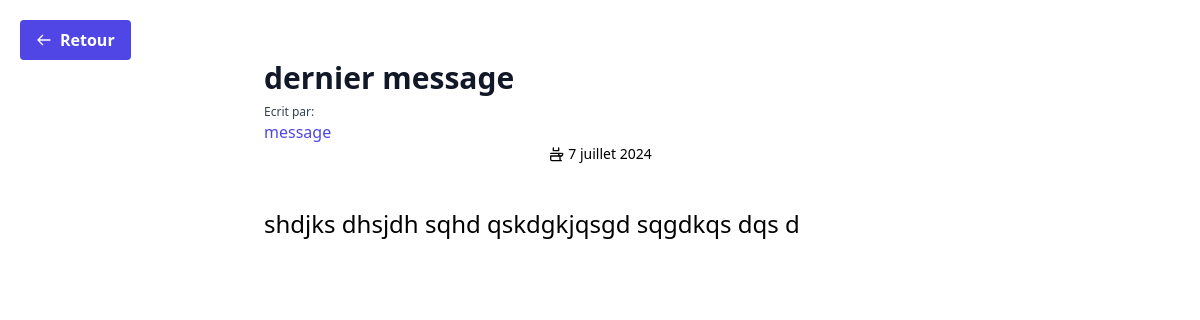
The app's page /testimonial_detail/testimonial_detail/dernier-message, older data.
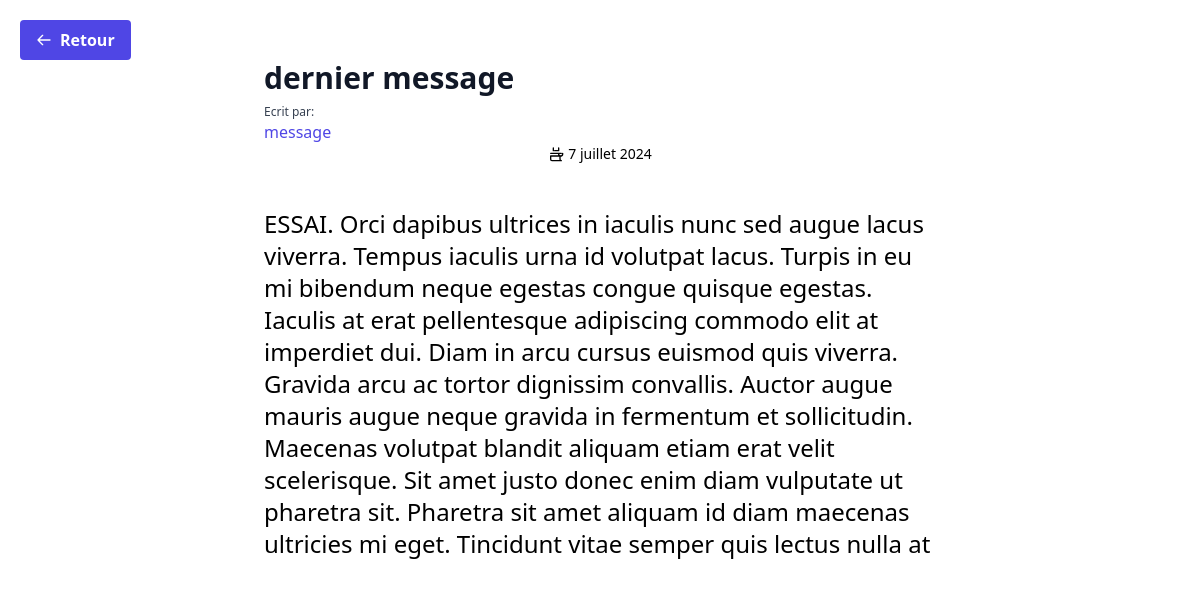
The same page, newer data.
### testimony/models.py (models this page shows, shortened)
class Testimonial(models.Model):
    title = models.CharField(max_length=200, verbose_name="Title", blank=False)
    slug = models.SlugField(null=False, unique=True)  # new
    author_name = models.CharField(max_length=100, verbose_name="Author's Name", blank=False)
    publication_date = models.DateField(verbose_name="Publication Date", blank=False)
    text = models.TextField(verbose_name="Testimonial Text", blank=False)
    is_active = models.BooleanField(default=True)
    class Meta:
        verbose_name = "Témoignage"
        verbose_name_plural = "Témoignages"

### testimony/views.py (the view)
# urls.py: path('testimonial_detail/', include('testimony.urls')),
def testimonial_detail(request, slug):
    testimonial = get_object_or_404(Testimonial, slug=slug)
    return render(request, 'testimonial_detail.html', {'testimonial': testimonial})

### testimony/templates/testimonial_detail.html (shortened to what this page needs)
{% load static tailwind_tags %}
<!DOCTYPE html>
<html lang="fr">
<head>
    {% tailwind_css %}
</head>
<body>
    <div class="max-w-screen-xl mx-auto p-5 sm:p-8 md:p-12 relative ">
        <a href="/#pagination" id="back-button"
        class="fixed top-5 left-5 bg-indigo-600 text-white font-bold py-2 px-4 rounded hover:bg-indigo-700 transition duration-300 flex items-center">
         <svg class="w-4 h-4 mr-2" fill="none" stroke="currentColor" viewBox="0 0 24 24" xmlns="http://www.w3.org/2000/svg">
             <path stroke-linecap="round" stroke-linejoin="round" stroke-width="2" d="M10 19l-7-7m0 0l7-7m-7 7h18"></path>
         </svg>
         Retour
     </a>
        <div class="max-w-2xl mx-auto">
            <div class="mt-3 bg-white rounded-b lg:rounded-b-none lg:rounded-r flex flex-col justify-between leading-normal">
                <div>
                    <h1 href="#" class="text-gray-900 font-bold text-3xl mb-2">{{ testimonial.title }}</h1>
                    <p class="text-gray-700 text-xs mt-2">Ecrit par:
                        <p
                            class="text-indigo-600 font-medium hover:text-gray-900 transition duration-500 ease-in-out">
                            {{ testimonial.author_name }}
                    </p>
                    <p class="flex items-center justify-center text-sm pb-6">
                        <svg class="w-4 h-4 mr-1" fill="none" stroke="currentColor" viewBox="0 0 24 24" xmlns="http://www.w3.org/2000/svg">
                            <path stroke-linecap="round" stroke-linejoin="round" stroke-width="2" d="M8 7V3m8 4V3m-6 4h6m-6 0h6m0 4v1a3 3 0 006 0v-1M4 11h16m-2 4v5a2 2 0 002 2H6a2 2 0 01-2-2v-5h16z"></path>
                        </svg>
                        {{ testimonial.publication_date }}
                    </p>
                    <p class=" text-2xl leading-8 my-5">
                        {{ testimonial.text }}
                    </p>
                </div>
            </div>
        </div>
    </div>
</body>
</html>

Row changes from the older to the newer data that the page shows:
changed Testimonial "dernier message": text "shdjks dhsjdh sqhd qskdgkjqsgd sqgdkqs dqs d" → "ESSAI. Orci dapibus ultrices in iaculis nunc sed augue lacus viverra. Tempus iaculis urna id volutpat lacus. Turpis in eu mi bibendum neque egestas congue quisque egestas. Iaculis at erat pellentesque adipiscing commodo elit at imperdiet dui. Diam in arcu cursus euismod quis viverra. Gravida arcu ac tortor dignissim convallis. Auctor augue mauris augue neque gravida in fermentum et sollicitudin. Maecenas volutpat blandit aliquam etiam erat velit scelerisque. Sit amet justo donec enim diam vulputate ut pharetra sit. Pharetra sit amet aliquam id diam maecenas ultricies mi eget. Tincidunt vitae semper quis lectus nulla at"
